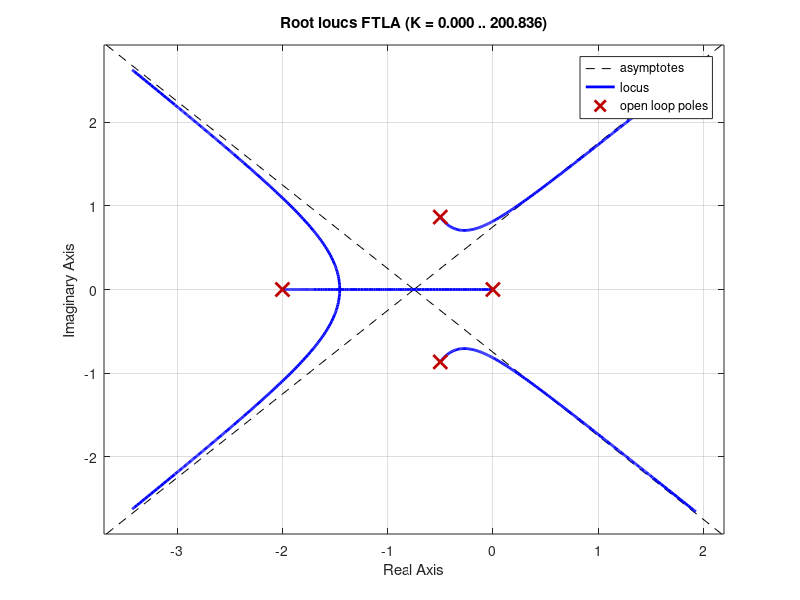
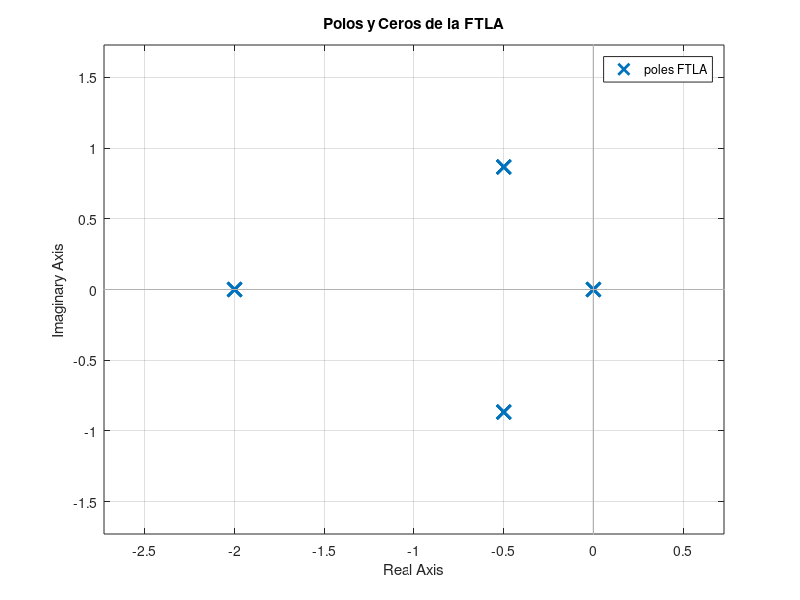
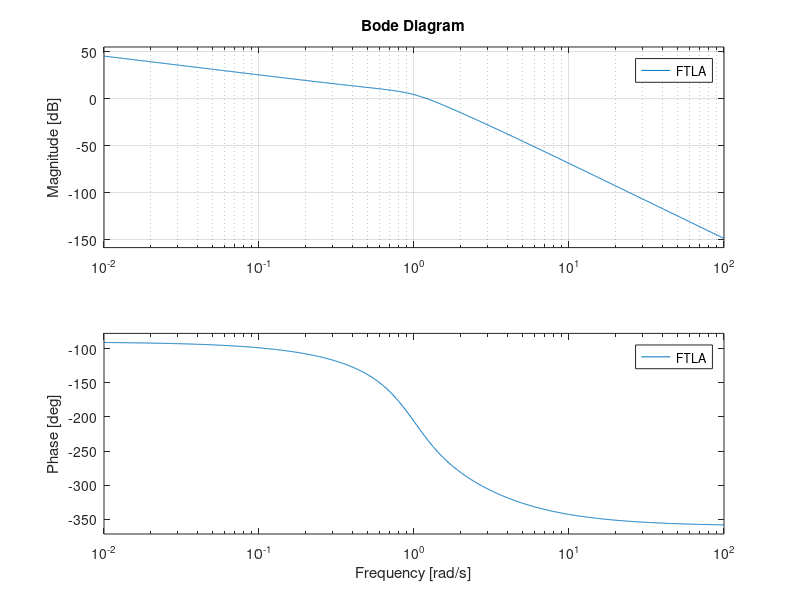
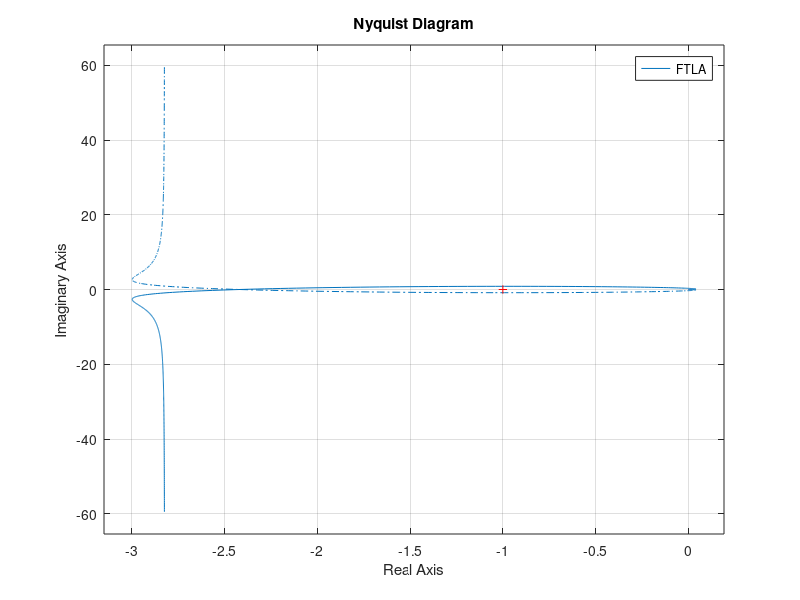

Recreate these plots in MATLAB, in order.
%% Bode - Sistema de Fase Minima

k = 1;
Ga = zpk([], [0], k);
Gp = tf([k], [1 1 1]);
H = zpk([], [-2], k);
FTLA = Ga * Gp * H;

figure(1)
    rlocus(FTLA)

%% Sistema Estable
k = 1;
Ga = zpk([], [0], k);
Gp = tf([k], [1 1 1]);
H = zpk([], [-2], k);
FTLA = Ga * Gp * H
figure(2)
    pzmap(FTLA)
figure(3)
    bode(FTLA)
grid

figure(4)
    nyquist(FTLA)

Ga = zpk([], [-0.0005], k);
Gp = tf([k], [1 1 1]);
H = zpk([], [-2], k)
FTLA = Ga * Gp * H
figure(5)
    nyquist(FTLA)

FTLC = tf([k 2*k], [1 3 3 2 k])
figure(6)
    bode(FTLC)
grid

figure(7)
    step(FTLC)

%% Sistema Inestable
k = 2;
Ga = zpk([], [0], k);
Gp = tf([k], [1 1 1]);
H = zpk([], [-2], k);
FTLA = Ga * Gp * H
figure(2)
    pzmap(FTLA)
figure(3)
    bode(FTLA)
grid

figure(4)
    nyquist(FTLA)

Ga = zpk([], [-0.0005], k);
Gp = tf([k], [1 1 1]);
H = zpk([], [-2], k)
FTLA = Ga * Gp * H
figure(5)
    nyquist(FTLA)

FTLC = tf([k 2*k], [1 3 3 2 k])
figure(6)
    bode(FTLC)
grid

figure(7)
    step(FTLC)
figure(8)
    pzmap(FTLC)
    title('Polos y Ceros en FTLC')

%% Sistema Criticamente Estable
k = 1.555556;
Ga = zpk([], [0], k);
Gp = tf([k], [1 1 1]);
H = zpk([], [-2], k);
FTLA = Ga * Gp * H
figure(2)
    pzmap(FTLA)
    title('Polos y Ceros de la FTLA')

figure(3)
    bode(FTLA)
grid
figure(4)
    nyquist(FTLA)

Ga = zpk([], [-0.0005], k);
Gp = tf([k], [1 1 1]);
H = zpk([], [-2], k)
FTLA = Ga * Gp * H
figure(5)
    nyquist(FTLA)

FTLC = tf([k 2*k], [1 3 3 2 k])
figure(6)
    bode(FTLC)
grid

figure(7)
    step(FTLC)
figure(8)
    pzmap(FTLC)
    title('Polos y Ceros en FTLC')
